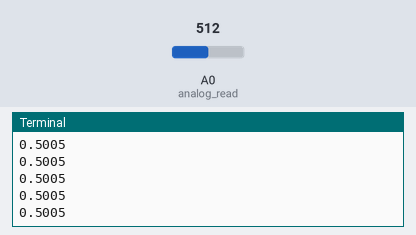
This program was run on a simulated Arduino board driven over Firmata from a computer. On the bench: the last lines printed to the terminal. Inputs (shaded band) come from the test bench; at power-on: A0 (analog_read) = 512 (analog values on the 0–1023 scale).

Above: at 6.2 s.
6.3 s: A0 (analog_read) set to 716
At 7.4 s:
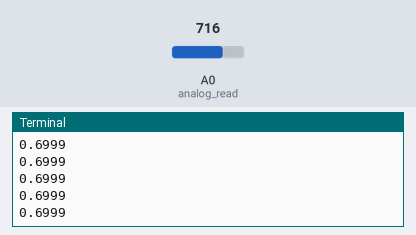
7.8 s: A0 (analog_read) set to 900
At 8.8 s:
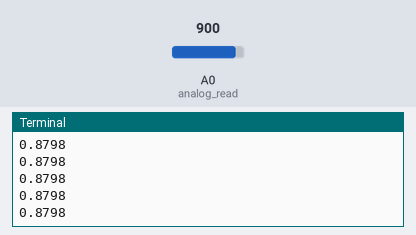
Timing chart, 0 to 10.8 s (numbered marks = the images above; inputs shaded):
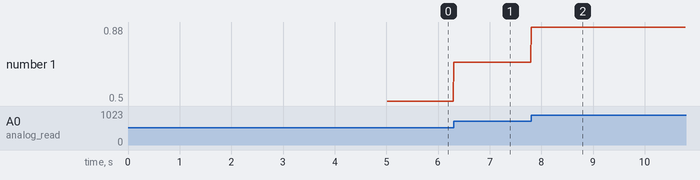

Measured:
- after the input at 6.3 s, the terminal: prints a new line at once (image 1)
- after the input at 7.8 s, the terminal: prints a new line at once (image 2)
- plotted number 1: 0.5 → 0.7 after the input at 6.3 s, 0.7 → 0.88 after the input at 7.8 s

The program:

read_analog_arduino.py
```python
from pyfirmata import Arduino, util
import time

board = Arduino('/dev/ttyUSB0')
it = util.Iterator(board)
it.start()

print('✔ board ready!')

while True:
    analog_read = board.get_pin('a:0:i')  # a = analog, 0 = pin, i = INPUT
    print(analog_read.read())
    time.sleep(0.01)
```
